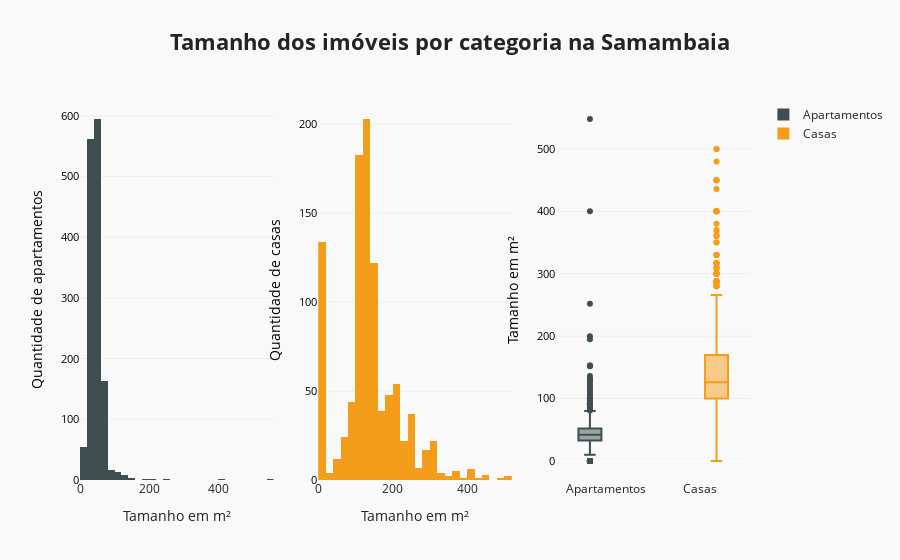

The notebook cell saved with this chart:
### Code cell
title = '<b>Tamanho dos imóveis por categoria na Samambaia</b>'
fig = make_subplots(rows=1, cols=3)

fig.add_trace(
    go.Histogram(
        x=df_samambaia_filtered[df_samambaia_filtered[HOUSE_CATEGORY] == 'Apartamentos'][HOUSE_SIZE],
        name='Apartamentos', nbinsx=50, marker_color='#3F4E4F'), 
    row=1, col=1)


fig.add_trace(
    go.Histogram(
        x=df_samambaia_filtered[df_samambaia_filtered[HOUSE_CATEGORY] == 'Casas'][HOUSE_SIZE], 
        name='Casas',  nbinsx=50, marker_color='#F49D1A'), 
    row=1, col=2)

fig.add_trace(
    go.Box(y=df_samambaia_filtered[df_samambaia_filtered[HOUSE_CATEGORY] == 'Apartamentos'][HOUSE_SIZE], 
           name='Apartamentos', showlegend=False, marker_color='#3F4E4F'),
    row=1, col=3
)

fig.add_trace(
    go.Box(y=df_samambaia_filtered[df_samambaia_filtered[HOUSE_CATEGORY] == 'Casas'][HOUSE_SIZE], 
           name='Casas', showlegend=False, marker_color='#F49D1A'),
    row=1, col=3
)

fig.update_layout(
    boxmode='group',
    title=title,
    titlefont={'size':22},
#     legendgroup=True,
    violinmode='group',
    paper_bgcolor='#f9f9f9',
    plot_bgcolor='#f9f9f9',
    template='seaborn',
)

fig.update_xaxes(showgrid=False)

fig.update_yaxes(
    color='black',
    showgrid=True,
    gridwidth=1.0, 
    gridcolor='#eeeeee',
    tickfont_size=11,
)

fig['layout']['xaxis']['title']='Tamanho em m²'
fig['layout']['xaxis2']['title']='Tamanho em m²'
fig['layout']['yaxis']['title']='Quantidade de apartamentos'
fig['layout']['yaxis2']['title']='Quantidade de casas'
fig['layout']['yaxis3']['title']='Tamanho em m²'

fig.show()

### Figure 1 — Plotly figure (JSON) as saved in the notebook; plotly's stock layout.template omitted (floating-point values rounded to 4 significant figures; data arrays with more than 128 entries replaced by an {"elided": "..."} marker saying what was removed)
{"data": [{"marker": {"color": "#3F4E4F"}, "name": "Apartamentos", "nbinsx": 50, "type": "histogram", "x": {"elided": "1422 int values"}, "xaxis": "x", "yaxis": "y"}, {"marker": {"color": "#F49D1A"}, "name": "Casas", "nbinsx": 50, "type": "histogram", "x": {"elided": "997 int values"}, "xaxis": "x2", "yaxis": "y2"}, {"marker": {"color": "#3F4E4F"}, "name": "Apartamentos", "showlegend": false, "type": "box", "xaxis": "x3", "y": {"elided": "1422 int values"}, "yaxis": "y3"}, {"marker": {"color": "#F49D1A"}, "name": "Casas", "showlegend": false, "type": "box", "xaxis": "x3", "y": {"elided": "997 int values"}, "yaxis": "y3"}], "layout": {"boxmode": "group", "paper_bgcolor": "#f9f9f9", "plot_bgcolor": "#f9f9f9", "title": {"font": {"size": 22}, "text": "<b>Tamanho dos imóveis por categoria na Samambaia</b>"}, "violinmode": "group", "xaxis": {"anchor": "y", "domain": [0, 0.2889], "showgrid": false, "title": {"text": "Tamanho em m²"}}, "xaxis2": {"anchor": "y2", "domain": [0.3556, 0.6444], "showgrid": false, "title": {"text": "Tamanho em m²"}}, "xaxis3": {"anchor": "y3", "domain": [0.7111, 1], "showgrid": false}, "yaxis": {"anchor": "x", "color": "black", "domain": [0, 1], "gridcolor": "#eeeeee", "gridwidth": 1, "showgrid": true, "tickfont": {"size": 11}, "title": {"text": "Quantidade de apartamentos"}}, "yaxis2": {"anchor": "x2", "color": "black", "domain": [0, 1], "gridcolor": "#eeeeee", "gridwidth": 1, "showgrid": true, "tickfont": {"size": 11}, "title": {"text": "Quantidade de casas"}}, "yaxis3": {"anchor": "x3", "color": "black", "domain": [0, 1], "gridcolor": "#eeeeee", "gridwidth": 1, "showgrid": true, "tickfont": {"size": 11}, "title": {"text": "Tamanho em m²"}}}}
